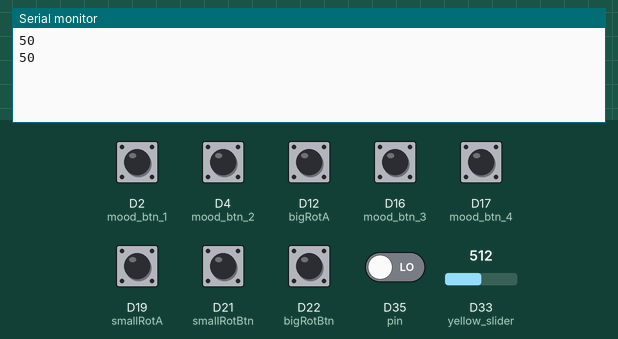
A sketch run on a simulated Arduino Due. On the bench: the last lines printed to the serial monitor. The inputs (shaded band) are chosen by the test bench; at power-on: D2 (mood_btn_1), D4 (mood_btn_2), D12 (bigRotA), D16 (mood_btn_3), D17 (mood_btn_4), D19 (smallRotA), D21 (smallRotBtn), D22 (bigRotBtn) HIGH, D35 (pin) LOW, D33 (yellow_slider) = 512 (analog values on the 0–1023 scale).

Above: at 3.2 s.
3.3 s: D2 (mood_btn_1) pulled LOW for 1.2 s
At 4.8 s:
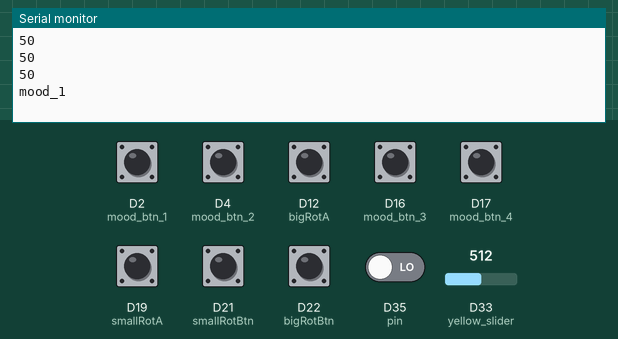
6.0 s: D21 (smallRotBtn) pulled LOW for 1.2 s
At 7.9 s:
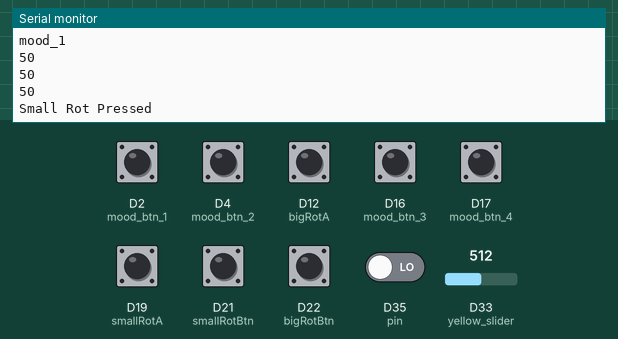
8.7 s: D22 (bigRotBtn) pulled LOW for 1.2 s
At 10.3 s:
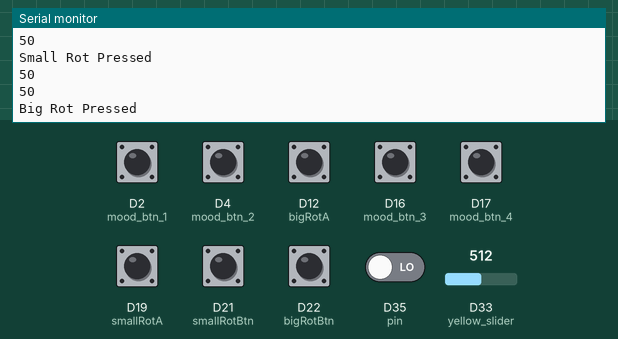
11.4 s: D35 (pin) driven HIGH
12.9 s: D33 (yellow_slider) set to 716
At 14.0 s:
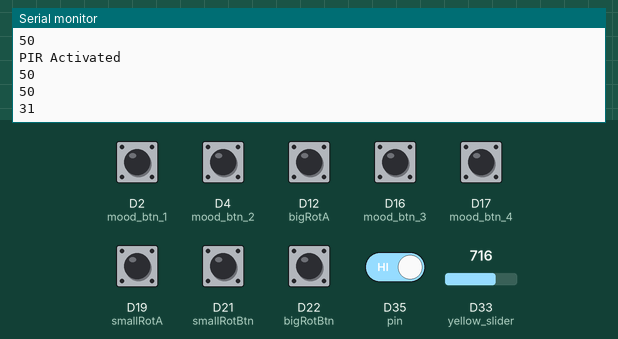
14.4 s: D4 (mood_btn_2) pulled LOW for 1.2 s
At 16.3 s:
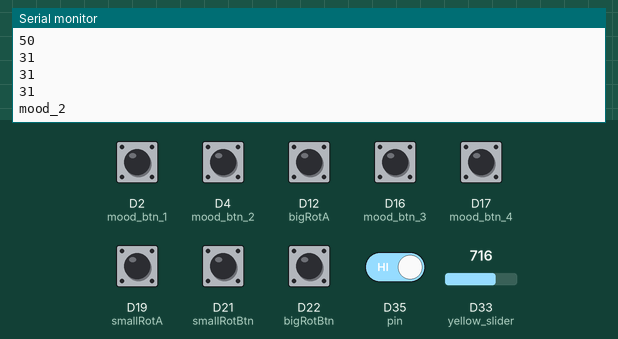

Measured:
- after the input at 3.3 s, the serial monitor: prints a new line after 1.2 s (image 1)
- after the input at 6.0 s, the serial monitor: prints a new line after 1.2 s (image 2)
- after the input at 8.7 s, the serial monitor: prints a new line after 1.2 s (image 3)
- after the input at 12.9 s, the serial monitor: prints a new line after 0.50 s (image 4)
- after the input at 14.4 s, the serial monitor: prints a new line after 1.2 s (image 5)

The sketch:

DED_Prototype_Logic.ino
```cpp
// Script to test all the logic. Pre-contextual step.

int pin = 35;

int smallValue = 0;
int smallRotA = 19;
int smallRotB = 23;
int smallRotBtn = 21;

int smallRotACurrent = LOW;
int smallRotALast = smallRotACurrent;

int bigValue = 0;
int bigRotA = 12;
int bigRotB = 14;
int bigRotBtn = 22;

int bigRotACurrent = LOW;
int bigRotALast = bigRotACurrent;

int mood_btn_1 = 2;
int mood_btn_2 = 4;
int mood_btn_3 = 16;
int mood_btn_4 = 17;

int yellow_slider = 33;
int black_slider = 34;

unsigned long previousMillis = 0;
const long interval = 1000;

void setup()
{
  // put your setup code here, to run once:

  Serial.begin(115200);

  pinMode(pin, INPUT);
  pinMode(smallRotA, INPUT_PULLUP);
  pinMode(smallRotB, INPUT_PULLUP);
  pinMode(smallRotBtn, INPUT_PULLUP);

  pinMode(bigRotA, INPUT_PULLUP);
  pinMode(bigRotB, INPUT_PULLUP);
  pinMode(bigRotBtn, INPUT_PULLUP);

  pinMode(mood_btn_1, INPUT_PULLUP);
  pinMode(mood_btn_2, INPUT_PULLUP);
  pinMode(mood_btn_3, INPUT_PULLUP);
  pinMode(mood_btn_4, INPUT_PULLUP);

  // Calibrate
  delay(2000);

  attachInterrupt(digitalPinToInterrupt(pin), passedBy, RISING);

  attachInterrupt(digitalPinToInterrupt(smallRotA), updateSmallRotaryEncoder, CHANGE);
  attachInterrupt(digitalPinToInterrupt(smallRotBtn), smallRotButtonPressed, RISING);

  attachInterrupt(digitalPinToInterrupt(bigRotA), updateBigRotaryEncoder, CHANGE);
  attachInterrupt(digitalPinToInterrupt(bigRotBtn), bigRotButtonPressed, RISING);

  attachInterrupt(digitalPinToInterrupt(mood_btn_1), mood_1, RISING);
  attachInterrupt(digitalPinToInterrupt(mood_btn_2), mood_2, RISING);
  attachInterrupt(digitalPinToInterrupt(mood_btn_3), mood_3, RISING);
  attachInterrupt(digitalPinToInterrupt(mood_btn_4), mood_4, RISING);

  analogReadResolution(10); // 10 = 0-1024
}

void loop()
{

  unsigned long currentMillis = millis();

  if (currentMillis - previousMillis >= interval)
  {
    // save the last time you blinked the LED
    previousMillis = currentMillis;
    Serial.println(map(analogRead(yellow_slider), 0, 1024, 100, 0));
  }
}

void passedBy()
{
  Serial.println("PIR Activated");
}

void updateSmallRotaryEncoder()
{

  smallRotACurrent = digitalRead(smallRotA);

  if ((smallRotALast == LOW) && (smallRotACurrent == HIGH))
  {
    if (digitalRead(smallRotB))
    {
      //      Serial.println("Left");
      smallValue--;
    }
    else
    {
      //      Serial.println("Right");
      smallValue++;
    }
  }

  smallRotALast = smallRotACurrent;
}

void smallRotButtonPressed()
{
  Serial.println("Small Rot Pressed");
  delay(500);
}

void updateBigRotaryEncoder()
{

  bigRotACurrent = digitalRead(bigRotA);

  if ((bigRotALast == LOW) && (bigRotACurrent == HIGH))
  {
    if (digitalRead(bigRotB))
    {
      bigValue--;
      //      Serial.println("B Left");
    }
    else
    {
      bigValue++;
      //      Serial.println("B Right");
    }
  }

  bigRotALast = bigRotACurrent;
}

void bigRotButtonPressed()
{
  Serial.println("Big Rot Pressed");
  delay(500);
}

void mood_1()
{
  Serial.println("mood_1");
}

void mood_2()
{
  Serial.println("mood_2");
}

void mood_3()
{
  Serial.println("mood_3");
}

void mood_4()
{
  Serial.println("mood_4");
}
```
